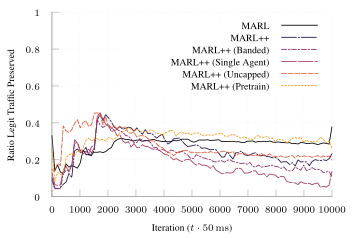

Here is the gnuplot script that generated this plot:
set terminal tikz standalone color size 9cm,6cm font '\scriptsize' preamble '\usepackage{microtype} \usepackage{times} \usepackage[T1]{fontenc} \usepackage{siunitx}\sisetup{detect-all}'
set output "tcp-m-16.tex"

load "inferno.pal"

set style line 102 lc rgb '#a0a0a0' lt 1 lw 1
set border ls 102
set colorbox border 102
set key textcolor rgb "black"
set tics textcolor rgb "black"
set label textcolor rgb "black"

set border 3
set grid x y
set xtics nomirror
set ytics nomirror

#set key autotitle columnhead
set datafile separator ","

set xlabel "Iteration ($t \\cdot{} \\SI{50}{\\milli\\second}$)"
set ylabel "Ratio Legit Traffic Preserved"

set yrange [0.0:1.0]
set key inside top right

plot '../results/online-16-avg-ng.csv' u 1:3 w lines smooth sbezier title "MARL" dt 1, \
     '../results/m-tcp-natural-16.avg.csv' u 1:3 w lines smooth sbezier title "MARL++" dt (18,2,2,2), \
     '../results/m-tcp-banded-16.avg.csv' u 1:3 w lines smooth sbezier title "MARL++ (Banded)" ls 4  dt (6,2,2,2), \
     '../results/m-tcp-single-16.avg.csv' u 1:3 w lines smooth sbezier title "MARL++ (Single Agent)" ls 5 dt (18,2), \
     '../results/m-tcp-uncap-16.avg.csv' u 1:3 w lines smooth sbezier title "MARL++ (Uncapped)" ls 6 dt (6,2), \
     '../results/tcp-combo-16-avg.csv' u 1:3 w lines smooth sbezier title "MARL++ (Pretrain)" ls 7 dt (2,2), \
